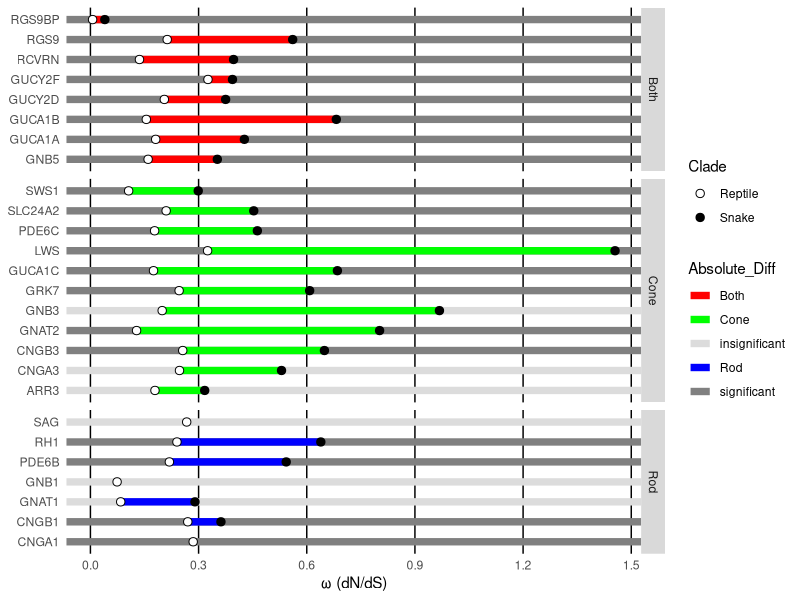

Write the R code that produced this figure.
## Plots clade model dN/dS estimates by gene
## Last updated 20220523 by avn

library(tidyverse)

dnds <- read.csv("Snake_Reptile_CmC (1).csv")

# Transforms to wide format for plotting lines
dnds_line <- spread(dnds, key = Clade, value = dNdS)

## Randomly Generated data from differences in Reptile and Snack Genes
## To show significance
sequence <- vector(mode = 'list', length = length(dnds_line$Gene_name))
reptile_col <- dnds_line$Reptile
snake_col <- dnds_line$Snake
new_col <- c()
for (i in 1:length(snake_col)){
  if (is.na(snake_col[i]) || is.na(reptile_col[i])){
    new_col <- c(new_col, "insignificant")
  }
  else{
    if (abs(snake_col[i] - reptile_col[i]) > 0.31){
      new_col <- c(new_col, "significant")
    }
  }
}
dnds_line$Absolute_Diff <- new_col


## Plots the dN/dS values for each clade by gene and grouped by photoreceptor class
ggplot() +
  
  # Overlay a segment graph as a background to represent significance 
  geom_segment(
    data = dnds_line,
    aes(x = rep(-Inf, length(Gene_name)), 
        y = Gene_name, 
        xend = rep(Inf, length(Gene_name)), 
        yend = Gene_name, 
        colour = Absolute_Diff), 
    size=2.5) +
  
	# Plots lines between dN/dS values
	geom_segment(
		data = dnds_line,
			aes(x = Reptile, 
				y = Gene_name, 
				xend = Snake, 
				yend = Gene_name, 
				colour = Photoreceptor), 
			size=2.5) + labs(x = "\u03C9 (dN/dS)") +

  # Plots the dN/dS for both clades as points
  geom_point(
    data = dnds,
    aes(x=dNdS, 
        y=Gene_name, 
        fill=Clade),
    size=2.5, 
    shape = 21) +
  
	# Colour scheme for the different photoreceptor classes
	scale_color_manual(values=c('red', 'green', '#DCDCDC', 'blue', '#808080')) +
	# Coloiur scheme for the background and foreground dN/dS
	scale_fill_manual(values=c('white','black')) +
	# Groups data by photoreceptor class
  facet_grid(scales="free_y", space = "free_y", facets = Photoreceptor ~.) +
  # Scales axis and sets the aesthetics for the chart
	scale_x_continuous(n.breaks = 6) +
	theme(axis.text.x = element_text(angle = 0, hjust = 0.5), 
		panel.background = element_rect(fill = "white"),
		# the background of the data, want to change to grey white if insignificant
		panel.grid.major = element_line(size = 3, colour = "white"), 
		panel.grid.minor.x = element_blank(),
		panel.grid.major.x = element_line(colour = "black",size = 0.5),
		axis.ticks.x = element_blank(),
		axis.ticks.y = element_blank(),
		axis.title.y = element_blank())



